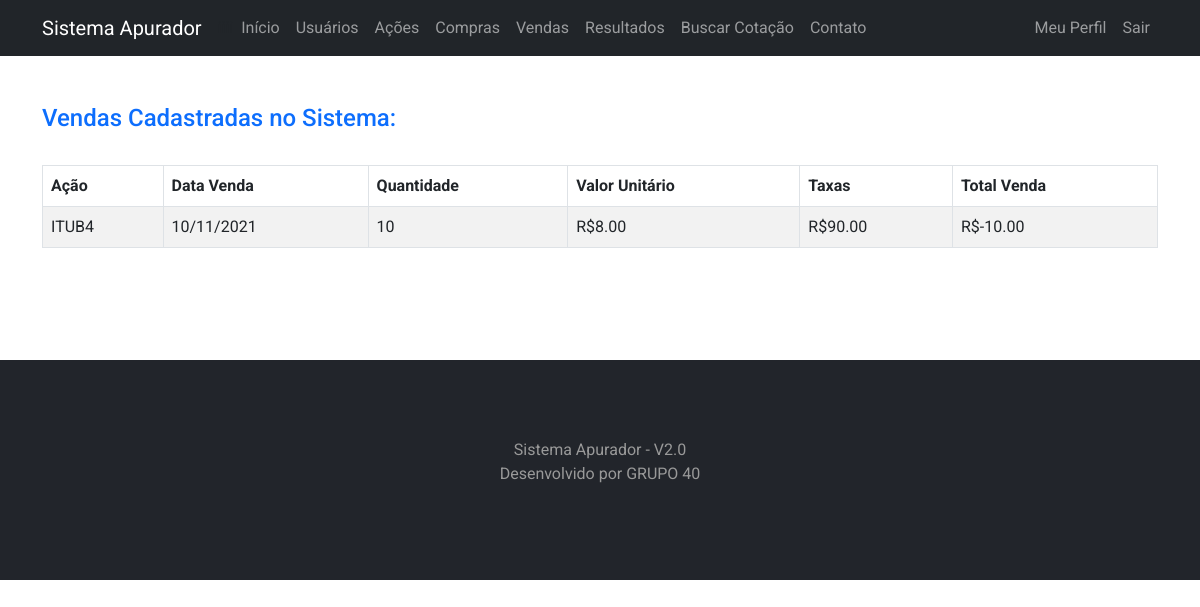
Screenshot of /vendas/lista (signed in) with the database file from the repository.
### app/models.py (models this page shows, shortened)
class Vendas(database.Model):
    id = database.Column(database.Integer, primary_key=True, autoincrement=True)
    id_acao = database.Column(database.Integer, database.ForeignKey('acoes.id'), nullable=False)
    id_usuario = database.Column(database.Integer, database.ForeignKey('usuario.id'), nullable=False)
    data = database.Column(database.Integer, nullable=False)
    quantidade = database.Column(database.Integer, nullable=False)
    valor_unitario = database.Column(database.Numeric, nullable=False)
    total_taxas = database.Column(database.Numeric, nullable=False)
    total_venda = database.Column(database.Numeric, nullable=False)
    resultado = database.Column(database.Numeric)
    acao = database.relationship(
        "Acoes", foreign_keys=[id_acao], back_populates="vendas"
    )

class Acoes(database.Model):
    id = database.Column(database.Integer, primary_key=True, autoincrement=True)
    nome = database.Column(database.String, nullable=False)
    ticker = database.Column(database.String, nullable=False, unique=True)
    compras = database.relationship(
        "Compras", foreign_keys="[Compras.id_acao]", back_populates="acao"
    )
    vendas = database.relationship(
        "Vendas", foreign_keys="[Vendas.id_acao]", back_populates="acao"
    )

### app/routes.py (the view)
@app.route('/vendas/lista')
def vendas_lista():
    vendas = Vendas.query.filter(Vendas.id_usuario==current_user.id).order_by(Vendas.id.asc())
    for venda in vendas:
        venda.data = date.fromisoformat(venda.data)
        venda.data_formatada = venda.data.strftime('%d/%m/%Y')
        if (venda.valor_unitario is not None):
            venda.valor = "R${:,.2f}".format(venda.valor_unitario)
        else:
            venda.valor = ''
        if (venda.total_taxas is not None):
            venda.taxas = "R${:,.2f}".format(venda.total_taxas)
        else:
            venda.taxas = ''
        if (venda.total_venda is not None):
            venda.total_formatado = "R${:,.2f}".format(venda.total_venda)
        else:
            venda.total_formatado = ''
    return render_template('vendaslista.html', vendas=vendas)

### app/models.py (called while the page is built)
@login_manager.user_loader
def load_usuario(id_usuario):
    return Usuario.query.get(int(id_usuario))

### app/templates/vendaslista.html (shortened to what this page needs)
{% extends 'base.html' %}
{% block body %}
<div class="container">
    <h4 class="text-primary">Vendas Cadastradas no Sistema:</h4> <br>
    <table class="table table-striped table-bordered table-condensed table-hover">
        <thead>
            <tr>
                <th>Ação</th>
                <th>Data Venda</th>
                <th>Quantidade</th>
                <th>Valor Unitário</th>
                <th>Taxas</th>
                <th>Total Venda</th>
            </tr>
        </thead>
        <tbody>
            {% for venda in vendas %}
            <tr>
                <td>{{ venda.acao.ticker }}</td>
                <td>{{ venda.data_formatada }}</td>
                <td>{{ venda.quantidade }}</td>
                <td>{{ venda.valor }}</td>
                <td>{{ venda.taxas }}</td>
                <td>{{ venda.total_formatado }}</td>
            </tr>
            {% endfor %}
        </tbody>
    </table>
</div>
{% endblock %}

### app/static/main.css (style rules this page uses)
body { font-family: 'Roboto', sans-serif; }

### rows the page displays
Vendas: acao.ticker "ITUB4", data_formatada "10/11/2021", quantidade "10", valor "R$8.00", taxas "R$90.00", total_formatado "R$-10.00"
